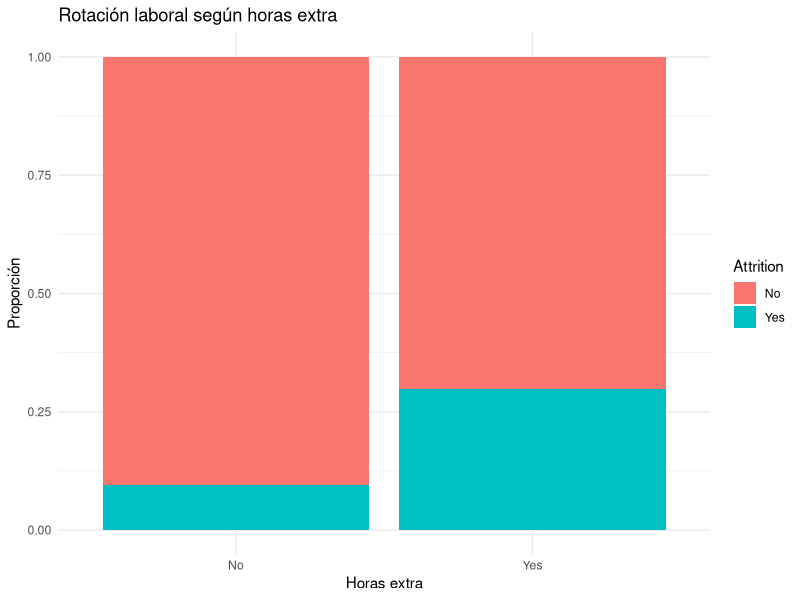
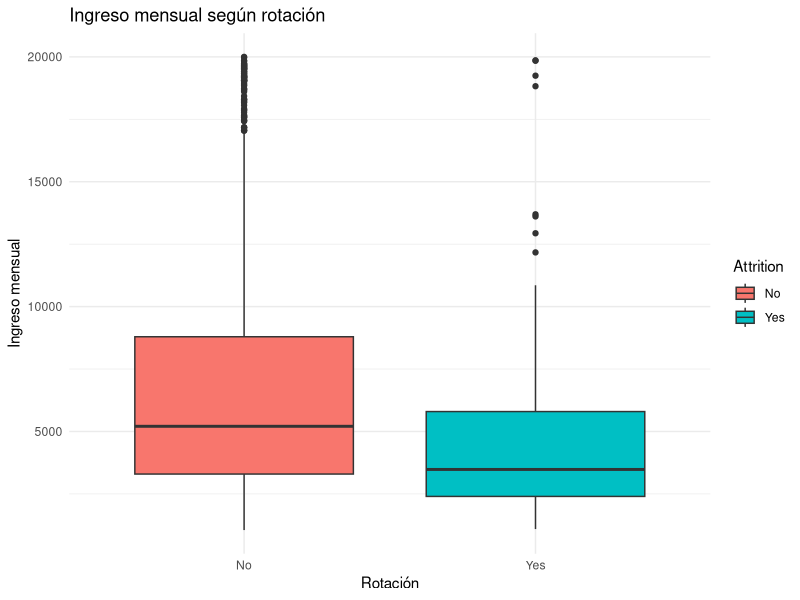
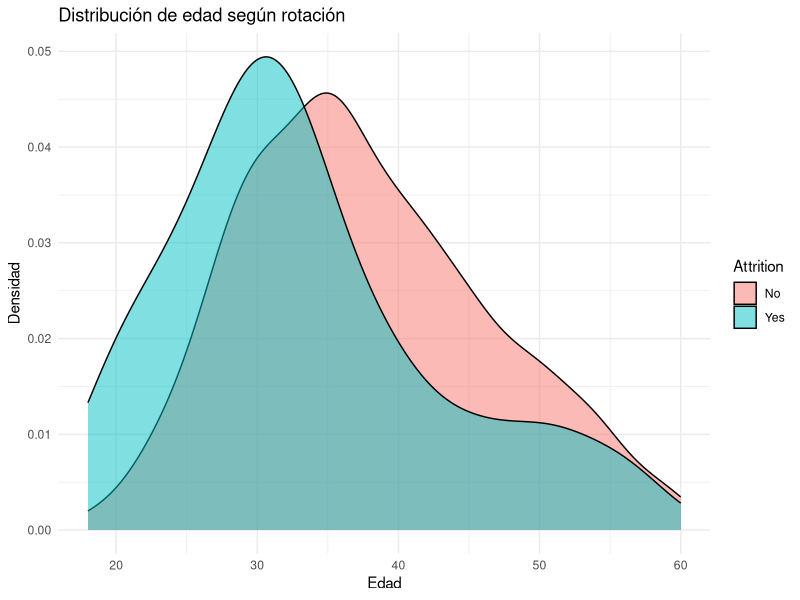
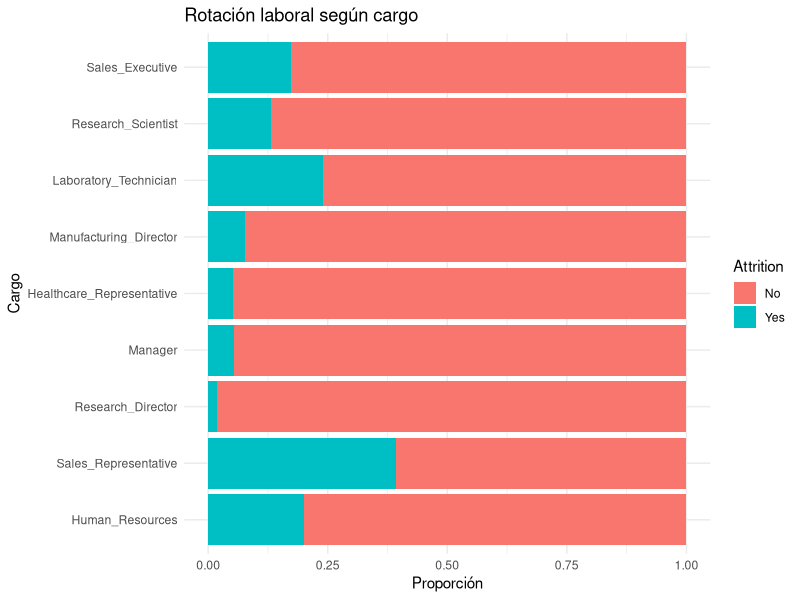
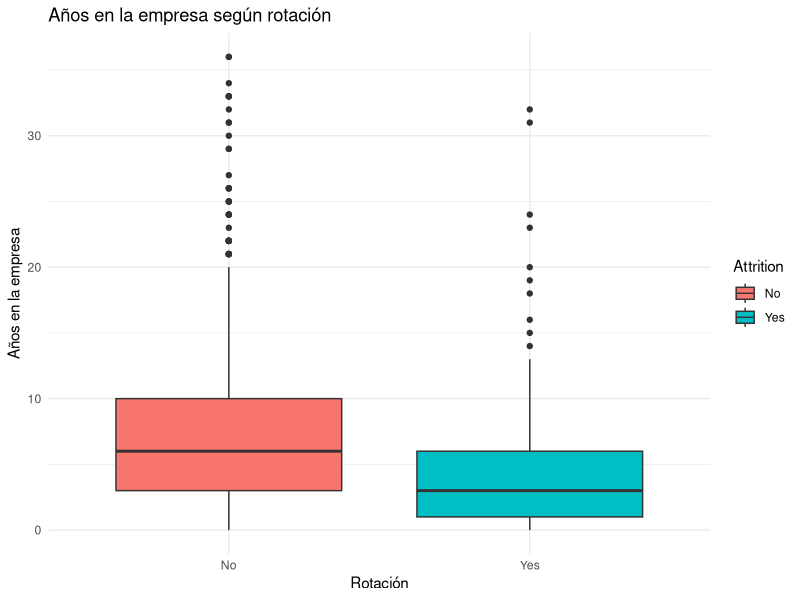
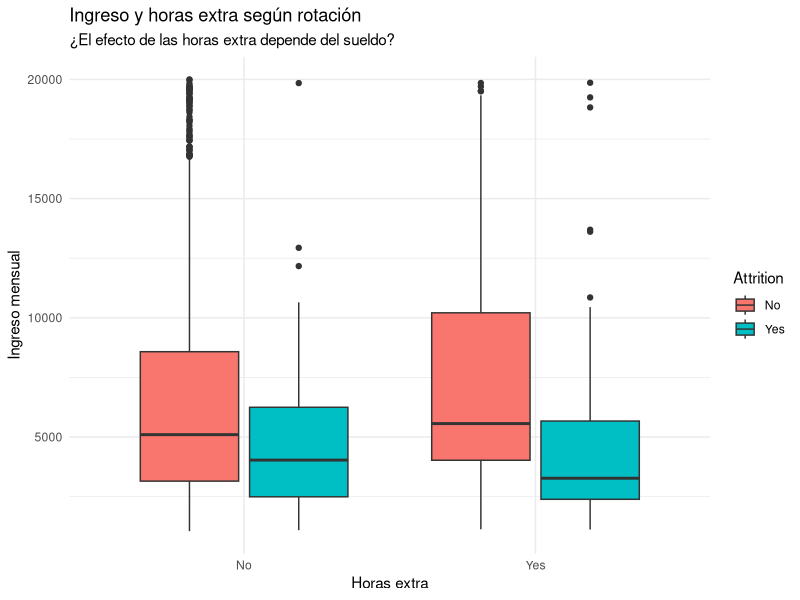

Reproduce these figures in R, in order.
## ---- chunk 1
knitr::opts_chunk$set(echo = TRUE, warning = FALSE, message = FALSE)
## ---- chunk 2
# cargamos los paquetes que vamos a usar en el problema
library(tidyverse)
library(modeldata)
library(broom)
## ---- chunk 3
data(attrition, package = "modeldata")
## ---- chunk 4
# dimensiones del dataset
dim(attrition)

# estructura y tipo de cada variable
glimpse(attrition)

# valores perdidos por columna
colSums(is.na(attrition))
## ---- chunk 5
attrition %>%
  count(Attrition) %>%
  mutate(prop = round(n / sum(n), 3))
## ---- chunk 6
# fijamos la semilla para que la particion sea reproducible
set.seed(2026)

n <- nrow(attrition)
idx_train <- sample(1:n, size = round(0.7 * n))

attr_train <- attrition[idx_train, ]
attr_test  <- attrition[-idx_train, ]

# verificamos los tamaños
nrow(attr_train)
nrow(attr_test)

# revisamos que la proporcion de Attrition se mantenga parecida en ambos
prop.table(table(attr_train$Attrition))
prop.table(table(attr_test$Attrition))
## ---- chunk 7
vars_num <- attrition %>% select(where(is.numeric)) %>% names()
vars_cat <- attrition %>% select(where(is.factor)) %>% names()

vars_num
vars_cat
## ---- chunk 8
# buscamos variables con varianza casi cero de forma manual:
# contamos cuantos valores distintos tiene cada variable numerica
attr_train %>%
  summarise(across(where(is.numeric), ~ n_distinct(.))) %>%
  pivot_longer(everything(), names_to = "variable", values_to = "n_valores") %>%
  arrange(n_valores)
## ---- chunk 9
attr_train %>%
  ggplot(aes(x = OverTime, fill = Attrition)) +
  geom_bar(position = "fill") +
  labs(y = "Proporción", x = "Horas extra",
       title = "Rotación laboral según horas extra") +
  theme_minimal()
## ---- chunk 10
attr_train %>%
  ggplot(aes(x = Attrition, y = MonthlyIncome, fill = Attrition)) +
  geom_boxplot() +
  labs(title = "Ingreso mensual según rotación",
       y = "Ingreso mensual", x = "Rotación") +
  theme_minimal()
## ---- chunk 11
attr_train %>%
  ggplot(aes(x = Age, fill = Attrition)) +
  geom_density(alpha = 0.5) +
  labs(title = "Distribución de edad según rotación",
       x = "Edad", y = "Densidad") +
  theme_minimal()
## ---- chunk 12
attr_train %>%
  ggplot(aes(x = fct_rev(fct_infreq(JobRole)), fill = Attrition)) +
  geom_bar(position = "fill") +
  coord_flip() +
  labs(x = "Cargo", y = "Proporción",
       title = "Rotación laboral según cargo") +
  theme_minimal()
## ---- chunk 13
attr_train %>%
  ggplot(aes(x = Attrition, y = YearsAtCompany, fill = Attrition)) +
  geom_boxplot() +
  labs(title = "Años en la empresa según rotación",
       y = "Años en la empresa", x = "Rotación") +
  theme_minimal()
## ---- chunk 14
attr_train %>%
  ggplot(aes(x = OverTime, y = MonthlyIncome, fill = Attrition)) +
  geom_boxplot() +
  labs(title = "Ingreso y horas extra según rotación",
       subtitle = "¿El efecto de las horas extra depende del sueldo?",
       x = "Horas extra", y = "Ingreso mensual") +
  theme_minimal()
## ---- chunk 15
modelo_log <- glm(
  Attrition ~ Age + MonthlyIncome + OverTime + JobSatisfaction +
    YearsAtCompany + DistanceFromHome + JobLevel + WorkLifeBalance +
    TotalWorkingYears + JobRole,
  data = attr_train,
  family = binomial
)

summary(modelo_log)
## ---- chunk 16
# exponentiate = TRUE transforma los coeficientes en odds ratios
tidy(modelo_log, exponentiate = TRUE, conf.int = TRUE) %>%
  mutate(across(where(is.numeric), ~ round(., 3)))
## ---- chunk 17
# modelo completo con todas las variables del dataset
modelo_completo <- glm(Attrition ~ ., data = attr_train, family = binomial)

# seleccion backward: parte con todo y elimina variables paso a paso.
# usamos MASS::stepAIC() sin cargar MASS entero para evitar el conflicto
# de MASS::select() con dplyr::select()
modelo_aic <- MASS::stepAIC(modelo_completo, direction = "backward",
                            trace = FALSE)

# variables que sobrevivieron a la seleccion
formula(modelo_aic)
## ---- chunk 18
# comparacion de AIC entre modelo completo y seleccionado
AIC(modelo_completo)
AIC(modelo_aic)

# numero de coeficientes de cada modelo (para comparar complejidad)
length(coef(modelo_completo))
length(coef(modelo_aic))
